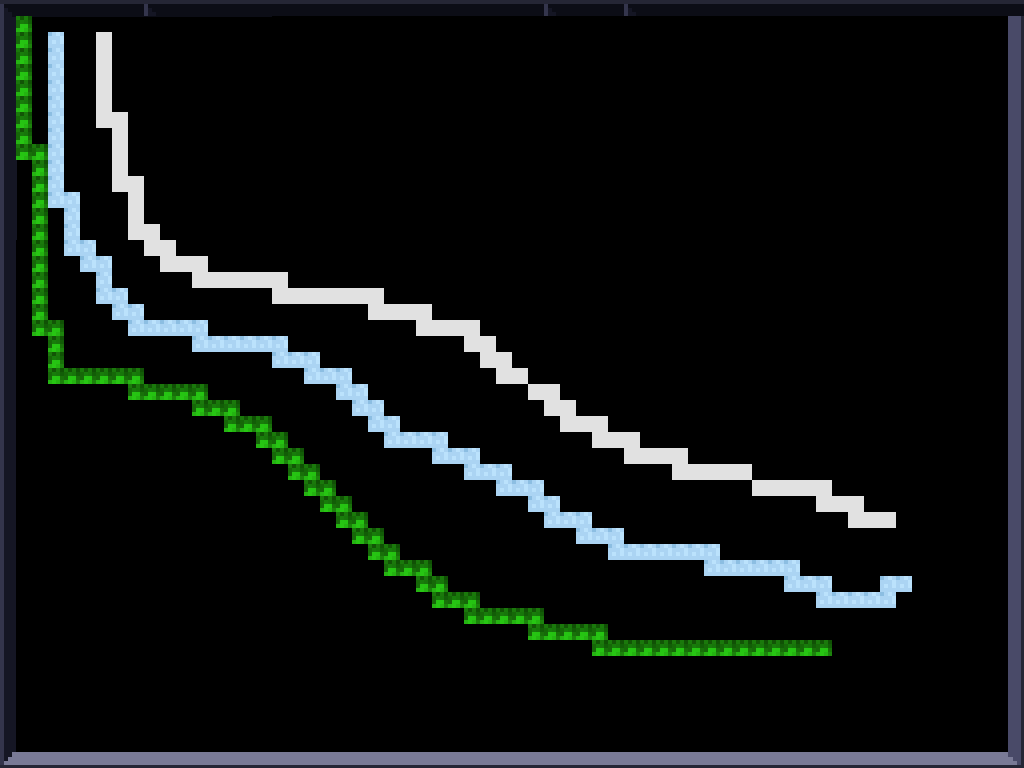

Tiled map render using the project's own tile images. Description and the map definition, with tile-layer contents summarised, below:
An orthogonal 64x48 tile map with 16x16 px tiles, 4 tile layers (Tile Layer 1, Tile Layer 2, Tile Layer 3, Tile Layer 4), 6 tilesets.

<map version="1.0" orientation="orthogonal" renderorder="right-up" width="64" height="48" tilewidth="16" tileheight="16">
 <tileset firstgid="1" name="brick" tilewidth="64" tileheight="64">
  <image source="../images/terrain-sheet/brick.png" width="64" height="64" />
 </tileset>
 <tileset firstgid="2" name="froze" tilewidth="16" tileheight="16">
  <image source="../images/terrain-sheet/froze.png" width="64" height="64" />
 </tileset>
 <tileset firstgid="18" name="border" tilewidth="16" tileheight="16">
  <image source="../images/terrain-sheet/border.png" width="1057" height="1057" />
 </tileset>
 <tileset firstgid="4374" name="grass" tilewidth="16" tileheight="16">
  <image source="../images/terrain-sheet/grass.png" width="64" height="64" />
 </tileset>
 <tileset firstgid="4390" name="steel" tilewidth="16" tileheight="16">
  <image source="../images/terrain-sheet/steel.png" width="64" height="64" />
 </tileset>
 <tileset firstgid="4406" name="water_0" tilewidth="16" tileheight="16">
  <image source="../images/terrain-sheet/water_0.png" width="64" height="64" />
 </tileset>
 <layer name="Tile Layer 1" width="64" height="48">
  <data>[3072 cells, 1032 non-empty, 950 distinct tile ids]</data>
 </layer>
 <layer name="Tile Layer 2" width="64" height="48">
  <data>[3072 cells, 90 non-empty, 1 distinct tile ids]</data>
 </layer>
 <layer name="Tile Layer 3" width="64" height="48">
  <data>[3072 cells, 90 non-empty, 1 distinct tile ids]</data>
 </layer>
 <layer name="Tile Layer 4" width="64" height="48">
  <data>[3072 cells, 78 non-empty, 1 distinct tile ids]</data>
 </layer>
</map>
